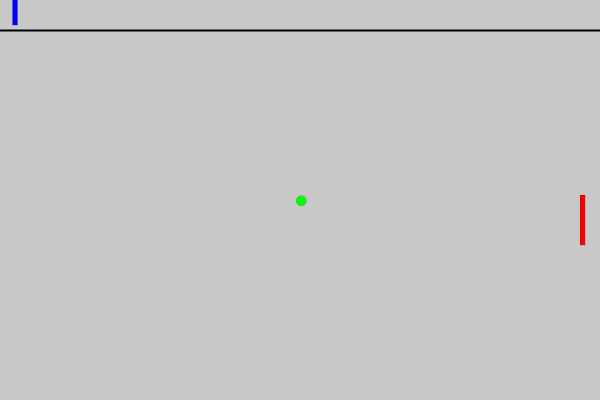
Frame 1 (no input)
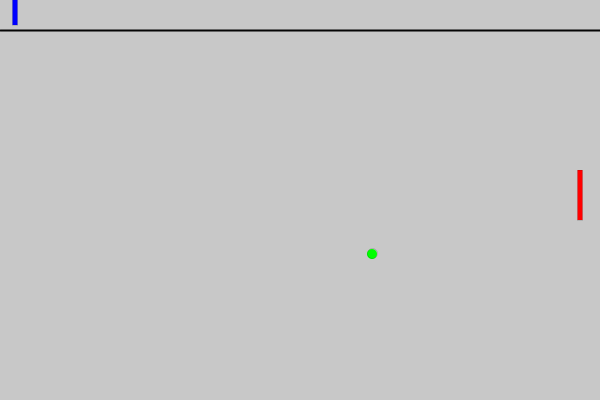
Frame 60 (the mouse pressed at the canvas centre just before this capture)
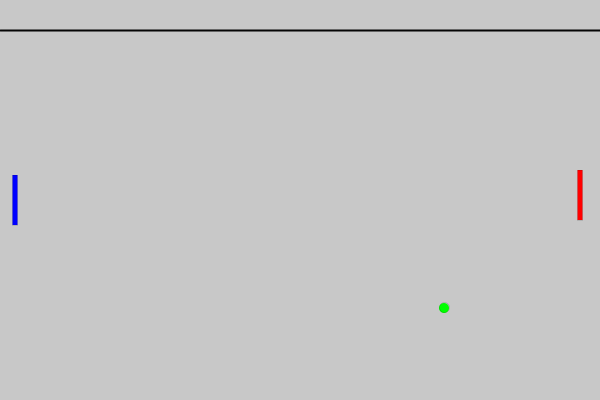
Frame 120 (the mouse held since frame 60 and released just before this capture)

The Processing sketch that drew these frames (run headless with seeded random() and noise(); from frame 60 on, the mouse is pressed at the canvas centre):

// Processing sketch: processing_91799
// ── processing_91799.pde

float x, y, xSpeed, ySpeed;
float lastry, lastrb;
int rx = 15;
int ry = 195;
int rb = 195;
int cntr = 0;
int i = 3;
int miss = 0;

 
void setup()
{
  size(600,400); 
  smooth();
  fill(0);
  x = width/2;
  y = height/2;
  xSpeed = 1.2;
  ySpeed = .9;
   
 }
 
void draw()
{ 
  background(200);
  strokeWeight(2);
  line(0,30, width,30);
  x += xSpeed; 
  y += ySpeed; 
   

equip(); 
crash();
rightRacket();
leftRacket();

}
 
void equip()
{
  strokeWeight(0);
  
  fill (255,0,0);
  rect(width-(rx+5),rb, 5,50); 
  fill (0,255,0);
  ellipse(x, y, 10, 10);  
}
 

 
void crash()
{
  if(rx+7 >=x && (mouseY <= y && mouseY+10 >=y)) 
  {
    xSpeed = -xSpeed - .3; 
    cntr++;  
    if(ySpeed > 0 && lastry > ry)
    {
      ySpeed = -ySpeed;
    }
    else if(ySpeed < 0 && lastry < ry)
    {
      ySpeed = -ySpeed;
    }
  }
   
  if((width-rx)-6 <= x && (rb <= y && rb+10 >=y)) 
  {
    xSpeed = -xSpeed - .3; 
    cntr++;  
    if(ySpeed > 0 && lastrb > rb)
    {
      ySpeed = -ySpeed;
    }
    else if(ySpeed < 0 && lastrb < rb)
    {
      ySpeed = -ySpeed;
    }
  }
  if(rx+7 >=x && (ry+10 < y && ry+20 >=y))
  {
    xSpeed = -xSpeed - .15; 
    cntr++;  
    if(ySpeed > 0 && (lastry > ry))
    {
      ySpeed = -ySpeed;
    }
    else if(ySpeed < 0 && (lastry < ry))
    {
      ySpeed = -ySpeed;
    }
  }
  if((width-rx)-6 <= x && (rb+10 < y && rb+20 >=y))
  {


    xSpeed = -xSpeed - .15; 
    cntr++;  
    if(ySpeed > 0 && (lastrb > rb))
    {
      ySpeed = -ySpeed;
    }
    else if(ySpeed < 0 && (lastrb < rb))
    {
      ySpeed = -ySpeed;
    }
  }
  if((rx+7 >=x && (ry+20 < y && ry+30 >=y)))
  {
    xSpeed = -xSpeed; 
    cntr++;  
    if(ySpeed > 0 && (lastry > ry))
    {
      ySpeed = -ySpeed;
    }
    else if(ySpeed < 0 && (lastry < ry))
    {
      ySpeed = -ySpeed;
    }
  }
  if((width-rx)-6 <= x && (rb+20 < y && rb+30 >=y))
  {


    xSpeed = -xSpeed; 
    cntr++;  
    if(ySpeed > 0 && (lastrb > rb))
    {
      ySpeed = -ySpeed;
    }
    else if(ySpeed < 0 && (lastrb < rb))
    {
      ySpeed = -ySpeed;
    }
  }
  if((rx+7 >=x && (ry+30 < y && ry+40 >=y)))
  {
    xSpeed = -xSpeed + .15; 
    cntr++;  
    if(ySpeed > 0 && (lastry > ry))
    {
      ySpeed = -ySpeed;
    }
    else if(ySpeed < 0 && (lastry < ry))
    {
      ySpeed = -ySpeed;
    }
  }
  if((width-rx)-6 <= x && (rb+30 < y && rb+40 >=y))
  { 
    xSpeed = -xSpeed + .15; 
    cntr++;  
    if(ySpeed > 0 && (lastrb > rb))
    {
      ySpeed = -ySpeed;
    }
    else if(ySpeed < 0 && (lastrb < rb))
    {
      ySpeed = -ySpeed;
    }
  }
  if((rx+7 >=x && (ry+40 < y && ry+50 >=y)))
  { xSpeed = -xSpeed + .3; 
    cntr++;  
    if(ySpeed > 0 && (lastry > ry))
    {
      ySpeed = -ySpeed;
    }
    else if(ySpeed < 0 && (lastry < ry))
    {
      ySpeed = -ySpeed;
    }
  }
  if((width-rx)-6 <= x && (rb+40 < y && rb+50 >=y))
  { xSpeed = -xSpeed + .3; 
    cntr++;  
    if(ySpeed > 0 && (lastrb > rb))
    {
      ySpeed = -ySpeed;
    }
    else if(ySpeed < 0 && (lastrb < rb))
    {
      ySpeed = -ySpeed;
    }
  }
   
  if(y >= height-5 || y <= 35)
  {
    ySpeed = -ySpeed; 
 }
  if (x <= -5) 
  {
    xSpeed=0;
    ySpeed=0;
      }
    launchLeft();  
  
  if ( x >=width+5) 
  {
    xSpeed=0;
    ySpeed=0;   
      }
    launchRight();  
  }

void rightRacket()
{fill (0,0,255);
stroke(5);
rectMode(CENTER);
rect(rx, mouseY, 5, 50);
}
 
void leftRacket()
{
  if(keyPressed) 
  {
    if (key == CODED)
    {
      if(keyCode == UP)
      {
        lastrb = rb;
        rb=rb-2;
        if (rb <= 55) 
        {
          rb = rb+2;
        }
      }
    }
  }
  if(keyPressed) 
  {
    if (key == CODED)
    {
      if(keyCode == DOWN)
      {
        lastrb=rb;
        rb=rb+2;
        if (rb >= height-10) 
        {
          rb=height-12;
        }
      }
    }
  } 
}
 
void launchRight() 
{
  if(keyPressed)
  {
    if (key == ' ')
    {
      x = width/2;
      y = height/2;
      i = 3;
      cntr = 0;
      xSpeed = -1.2;
      ySpeed = .9;
      miss = 0;
    }
  }
}
 
void launchLeft() 
{
  if(keyPressed)
  {
    if (key == ' ')  
    {
      x = width/2;
      y = height/2;
      i = 3;
      cntr = 0;
      xSpeed = 1.2;
      ySpeed = .9;
      miss = 0;
    }
  }
}
 
void stop()
{



  super.stop();
}
